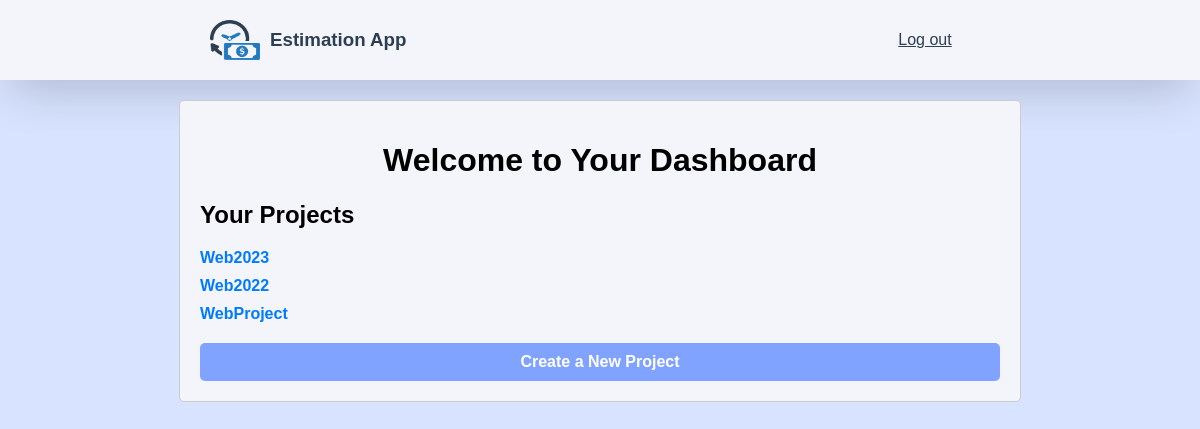
Page /dashboard.php (signed in) on the committed database.
### tables this page shows
CREATE TABLE `user_projects` (
  `user_id` int(11) NOT NULL,
  `project_id` int(11) NOT NULL,
  `project_name` varchar(50) NOT NULL
);

### dashboard.php (the view, shortened to what this page needs)
<!DOCTYPE html>
<html lang="en">
<head>
</head>
<body>
    <header>
        <div class="header-content">
            <div class="logo">
                <img src="estimate-icon.png">
                <h3>Estimation App</h3>
            </div>
            <a href="index.php">Log out</a>
        </div>
    </header>
    <main>
        <h1>Welcome to Your Dashboard</h1>
        <h2>Your Projects</h2>
        <?php
        include('dbconnection.php');
        $userId = $_SESSION['user_id'];
        $sql = "SELECT * FROM user_projects WHERE user_id = '$userId'";
        $result = $connection->query($sql);
        if ($result->num_rows > 0) {
            echo "<ul>";
            while ($row = $result->fetch_assoc()) {
                echo "<li><a class='project-link' href='project.php?id={$row['project_id']}'>{$row['project_name']}</a></li>";
            }
            echo "</ul>";
        } else {
            echo "No projects found.";
        }
        ?>
        <a class="create-project-link" href="createProject.php">Create a New Project</a>
    </main>
</body>
</html>

### dashboard.php (style rules this page uses)
body { font-family: Arial, sans-serif; margin: 0; padding: 0; background-color: while; display: flex; flex-direction: column; align-items: center; background-color: rgba(128, 163, 255, 0.3); }
header { width: 100%; box-shadow: rgba(0, 0, 0, 0.2) 0px 18px 50px -10px; background-color:#f4f5fa; }
.logo { display: flex; }
header a, header h3 { color: #2d3e50; }
.header-content { display: flex; align-items: center; color: white; text-align: center; padding: 10px; margin: 0 auto; width: 100%; max-width: 800px; justify-content: space-between; }
.header-content a { width: 150px }
img { width: 50px; height: 40px; margin: 10px; }
h1 { text-align: center; }
main { width: 100%; max-width: 800px; margin: 20px auto; padding: 20px; border: 1px solid #ccc; border-radius: 5px; background-color: #f4f5fa; }
ul { list-style: none; padding: 0; }
li { margin-bottom: 10px; }
a.project-link { color: #007bff; font-weight: bold; text-decoration: none; }
a.create-project-link { display: block; background-color: #80a3ff; color: white; padding: 10px; text-align: center; border-radius: 5px; text-decoration: none; font-weight: bold; margin-top: 20px; }

### rows in the picture
user_projects: project_name "Web2023"
user_projects: project_name "Web2022"
user_projects: project_name "WebProject"
